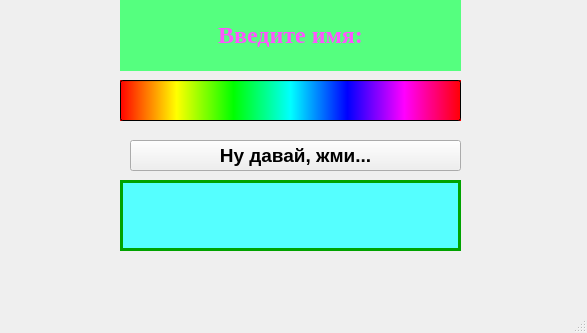
<?xml version="1.0" encoding="UTF-8"?>
<ui version="4.0">
 <class>MainWindow</class>
 <widget class="QMainWindow" name="MainWindow">
  <property name="geometry">
   <rect>
    <x>0</x>
    <y>0</y>
    <width>587</width>
    <height>333</height>
   </rect>
  </property>
  <property name="windowTitle">
   <string>Программа привет v1.0.1</string>
  </property>
  <widget class="QWidget" name="centralwidget">
   <widget class="QLabel" name="inputname">
    <property name="enabled">
     <bool>true</bool>
    </property>
    <property name="geometry">
     <rect>
      <x>120</x>
      <y>0</y>
      <width>341</width>
      <height>71</height>
     </rect>
    </property>
    <property name="palette">
     <palette>
      <active>
       <colorrole role="WindowText">
        <brush brushstyle="SolidPattern">
         <color alpha="255">
          <red>255</red>
          <green>85</green>
          <blue>255</blue>
         </color>
        </brush>
       </colorrole>
       <colorrole role="Button">
        <brush brushstyle="SolidPattern">
         <color alpha="255">
          <red>85</red>
          <green>255</green>
          <blue>127</blue>
         </color>
        </brush>
       </colorrole>
       <colorrole role="Base">
        <brush brushstyle="SolidPattern">
         <color alpha="255">
          <red>85</red>
          <green>255</green>
          <blue>127</blue>
         </color>
        </brush>
       </colorrole>
       <colorrole role="Window">
        <brush brushstyle="SolidPattern">
         <color alpha="255">
          <red>85</red>
          <green>255</green>
          <blue>127</blue>
         </color>
        </brush>
       </colorrole>
      </active>
      <inactive>
       <colorrole role="WindowText">
        <brush brushstyle="SolidPattern">
         <color alpha="255">
          <red>255</red>
          <green>85</green>
          <blue>255</blue>
         </color>
        </brush>
       </colorrole>
       <colorrole role="Button">
        <brush brushstyle="SolidPattern">
         <color alpha="255">
          <red>85</red>
          <green>255</green>
          <blue>127</blue>
         </color>
        </brush>
       </colorrole>
       <colorrole role="Base">
        <brush brushstyle="SolidPattern">
         <color alpha="255">
          <red>85</red>
          <green>255</green>
          <blue>127</blue>
         </color>
        </brush>
       </colorrole>
       <colorrole role="Window">
        <brush brushstyle="SolidPattern">
         <color alpha="255">
          <red>85</red>
          <green>255</green>
          <blue>127</blue>
         </color>
        </brush>
       </colorrole>
      </inactive>
      <disabled>
       <colorrole role="WindowText">
        <brush brushstyle="SolidPattern">
         <color alpha="255">
          <red>120</red>
          <green>120</green>
          <blue>120</blue>
         </color>
        </brush>
       </colorrole>
       <colorrole role="Button">
        <brush brushstyle="SolidPattern">
         <color alpha="255">
          <red>85</red>
          <green>255</green>
          <blue>127</blue>
         </color>
        </brush>
       </colorrole>
       <colorrole role="Base">
        <brush brushstyle="SolidPattern">
         <color alpha="255">
          <red>85</red>
          <green>255</green>
          <blue>127</blue>
         </color>
        </brush>
       </colorrole>
       <colorrole role="Window">
        <brush brushstyle="SolidPattern">
         <color alpha="255">
          <red>85</red>
          <green>255</green>
          <blue>127</blue>
         </color>
        </brush>
       </colorrole>
      </disabled>
     </palette>
    </property>
    <property name="font">
     <font>
      <family>Times New Roman</family>
      <pointsize>8</pointsize>
      <weight>9</weight>
      <italic>false</italic>
      <bold>false</bold>
     </font>
    </property>
    <property name="cursor">
     <cursorShape>BusyCursor</cursorShape>
    </property>
    <property name="tabletTracking">
     <bool>false</bool>
    </property>
    <property name="layoutDirection">
     <enum>Qt::LeftToRight</enum>
    </property>
    <property name="styleSheet">
     <string notr="true">background-color: rgb(85, 255, 127);
font: 75 8pt &quot;Times New Roman&quot;;
border-color: rgb(0, 0, 0);</string>
    </property>
    <property name="frameShape">
     <enum>QFrame::NoFrame</enum>
    </property>
    <property name="lineWidth">
     <number>2</number>
    </property>
    <property name="text">
     <string>&lt;!DOCTYPE HTML PUBLIC &quot;-//W3C//DTD HTML 4.0//EN&quot; &quot;http://www.w3.org/TR/REC-html40/strict.dtd&quot;&gt;
&lt;html&gt;&lt;head&gt;&lt;meta name=&quot;qrichtext&quot; content=&quot;1&quot; /&gt;&lt;style type=&quot;text/css&quot;&gt;
p, li { white-space: pre-wrap; }
&lt;/style&gt;&lt;/head&gt;&lt;body style=&quot; font-family:'MS Shell Dlg 2'; font-size:8pt; font-weight:400; font-style:normal;&quot;&gt;
&lt;p align=&quot;center&quot; style=&quot; margin-top:12px; margin-bottom:12px; margin-left:0px; margin-right:0px; -qt-block-indent:0; text-indent:0px;&quot;&gt;&lt;span style=&quot; font-size:18pt; font-weight:600;&quot;&gt;Введите имя:&lt;/span&gt;&lt;/p&gt;&lt;/body&gt;&lt;/html&gt;</string>
    </property>
    <property name="textFormat">
     <enum>Qt::RichText</enum>
    </property>
    <property name="wordWrap">
     <bool>true</bool>
    </property>
   </widget>
   <widget class="QLineEdit" name="lineEdit">
    <property name="geometry">
     <rect>
      <x>120</x>
      <y>80</y>
      <width>341</width>
      <height>41</height>
     </rect>
    </property>
    <property name="cursor">
     <cursorShape>IBeamCursor</cursorShape>
    </property>
    <property name="styleSheet">
     <string notr="true">background-color: qlineargradient(spread:pad, x1:0, y1:0, x2:1, y2:0, stop:0 rgba(255, 0, 0, 255), stop:0.166 rgba(255, 255, 0, 255), stop:0.333 rgba(0, 255, 0, 255), stop:0.5 rgba(0, 255, 255, 255), stop:0.666 rgba(0, 0, 255, 255), stop:0.833 rgba(255, 0, 255, 255), stop:1 rgba(255, 0, 0, 255));</string>
    </property>
    <property name="inputMask">
     <string/>
    </property>
    <property name="text">
     <string/>
    </property>
    <property name="maxLength">
     <number>100</number>
    </property>
   </widget>
   <widget class="QPushButton" name="btnAnswer">
    <property name="geometry">
     <rect>
      <x>130</x>
      <y>140</y>
      <width>331</width>
      <height>31</height>
     </rect>
    </property>
    <property name="font">
     <font>
      <pointsize>14</pointsize>
      <weight>75</weight>
      <italic>false</italic>
      <bold>true</bold>
      <underline>false</underline>
     </font>
    </property>
    <property name="text">
     <string>Ну давай, жми...</string>
    </property>
   </widget>
   <widget class="QLabel" name="result">
    <property name="enabled">
     <bool>true</bool>
    </property>
    <property name="geometry">
     <rect>
      <x>120</x>
      <y>180</y>
      <width>341</width>
      <height>71</height>
     </rect>
    </property>
    <property name="palette">
     <palette>
      <active>
       <colorrole role="WindowText">
        <brush brushstyle="SolidPattern">
         <color alpha="255">
          <red>0</red>
          <green>163</green>
          <blue>0</blue>
         </color>
        </brush>
       </colorrole>
       <colorrole role="Button">
        <brush brushstyle="SolidPattern">
         <color alpha="255">
          <red>85</red>
          <green>255</green>
          <blue>255</blue>
         </color>
        </brush>
       </colorrole>
       <colorrole role="Base">
        <brush brushstyle="SolidPattern">
         <color alpha="255">
          <red>85</red>
          <green>255</green>
          <blue>255</blue>
         </color>
        </brush>
       </colorrole>
       <colorrole role="Window">
        <brush brushstyle="SolidPattern">
         <color alpha="255">
          <red>85</red>
          <green>255</green>
          <blue>255</blue>
         </color>
        </brush>
       </colorrole>
       <colorrole role="AlternateBase">
        <brush brushstyle="SolidPattern">
         <color alpha="255">
          <red>85</red>
          <green>255</green>
          <blue>127</blue>
         </color>
        </brush>
       </colorrole>
      </active>
      <inactive>
       <colorrole role="WindowText">
        <brush brushstyle="SolidPattern">
         <color alpha="255">
          <red>0</red>
          <green>163</green>
          <blue>0</blue>
         </color>
        </brush>
       </colorrole>
       <colorrole role="Button">
        <brush brushstyle="SolidPattern">
         <color alpha="255">
          <red>85</red>
          <green>255</green>
          <blue>255</blue>
         </color>
        </brush>
       </colorrole>
       <colorrole role="Base">
        <brush brushstyle="SolidPattern">
         <color alpha="255">
          <red>85</red>
          <green>255</green>
          <blue>255</blue>
         </color>
        </brush>
       </colorrole>
       <colorrole role="Window">
        <brush brushstyle="SolidPattern">
         <color alpha="255">
          <red>85</red>
          <green>255</green>
          <blue>255</blue>
         </color>
        </brush>
       </colorrole>
       <colorrole role="AlternateBase">
        <brush brushstyle="SolidPattern">
         <color alpha="255">
          <red>85</red>
          <green>255</green>
          <blue>127</blue>
         </color>
        </brush>
       </colorrole>
      </inactive>
      <disabled>
       <colorrole role="WindowText">
        <brush brushstyle="SolidPattern">
         <color alpha="255">
          <red>120</red>
          <green>120</green>
          <blue>120</blue>
         </color>
        </brush>
       </colorrole>
       <colorrole role="Button">
        <brush brushstyle="SolidPattern">
         <color alpha="255">
          <red>85</red>
          <green>255</green>
          <blue>255</blue>
         </color>
        </brush>
       </colorrole>
       <colorrole role="Base">
        <brush brushstyle="SolidPattern">
         <color alpha="255">
          <red>85</red>
          <green>255</green>
          <blue>255</blue>
         </color>
        </brush>
       </colorrole>
       <colorrole role="Window">
        <brush brushstyle="SolidPattern">
         <color alpha="255">
          <red>85</red>
          <green>255</green>
          <blue>255</blue>
         </color>
        </brush>
       </colorrole>
       <colorrole role="AlternateBase">
        <brush brushstyle="SolidPattern">
         <color alpha="255">
          <red>85</red>
          <green>255</green>
          <blue>127</blue>
         </color>
        </brush>
       </colorrole>
      </disabled>
     </palette>
    </property>
    <property name="font">
     <font>
      <italic>false</italic>
     </font>
    </property>
    <property name="cursor">
     <cursorShape>BusyCursor</cursorShape>
    </property>
    <property name="tabletTracking">
     <bool>false</bool>
    </property>
    <property name="layoutDirection">
     <enum>Qt::LeftToRight</enum>
    </property>
    <property name="styleSheet">
     <string notr="true">background-color: rgb(85, 255, 255);
alternate-background-color: rgb(85, 255, 127);
border-color: rgb(0, 0, 0);
border-color: qlineargradient(spread:pad, x1:0, y1:1, x2:0, y2:0, stop:0 rgba(0, 0, 0, 255), stop:0.05 rgba(14, 8, 73, 255), stop:0.36 rgba(28, 17, 145, 255), stop:0.6 rgba(126, 14, 81, 255), stop:0.75 rgba(234, 11, 11, 255), stop:0.79 rgba(244, 70, 5, 255), stop:0.86 rgba(255, 136, 0, 255), stop:0.935 rgba(239, 236, 55, 255));</string>
    </property>
    <property name="frameShape">
     <enum>QFrame::Box</enum>
    </property>
    <property name="lineWidth">
     <number>3</number>
    </property>
    <property name="text">
     <string>&lt;!DOCTYPE HTML PUBLIC &quot;-//W3C//DTD HTML 4.0//EN&quot; &quot;http://www.w3.org/TR/REC-html40/strict.dtd&quot;&gt;
&lt;html&gt;&lt;head&gt;&lt;meta name=&quot;qrichtext&quot; content=&quot;1&quot; /&gt;&lt;style type=&quot;text/css&quot;&gt;
p, li { white-space: pre-wrap; }
&lt;/style&gt;&lt;/head&gt;&lt;body style=&quot; font-family:'MS Shell Dlg 2'; font-size:8pt; font-weight:400; font-style:normal;&quot;&gt;
&lt;p align=&quot;center&quot; style=&quot; margin-top:12px; margin-bottom:12px; margin-left:0px; margin-right:0px; -qt-block-indent:0; text-indent:0px;&quot;&gt;&lt;span style=&quot; font-size:18pt;&quot;&gt; &lt;/span&gt;&lt;/p&gt;&lt;/body&gt;&lt;/html&gt;</string>
    </property>
    <property name="textFormat">
     <enum>Qt::RichText</enum>
    </property>
    <property name="wordWrap">
     <bool>true</bool>
    </property>
   </widget>
  </widget>
  <widget class="QMenuBar" name="menubar">
   <property name="geometry">
    <rect>
     <x>0</x>
     <y>0</y>
     <width>587</width>
     <height>21</height>
    </rect>
   </property>
  </widget>
  <widget class="QStatusBar" name="statusbar">
   <property name="enabled">
    <bool>true</bool>
   </property>
  </widget>
 </widget>
 <resources/>
 <connections/>
</ui>
